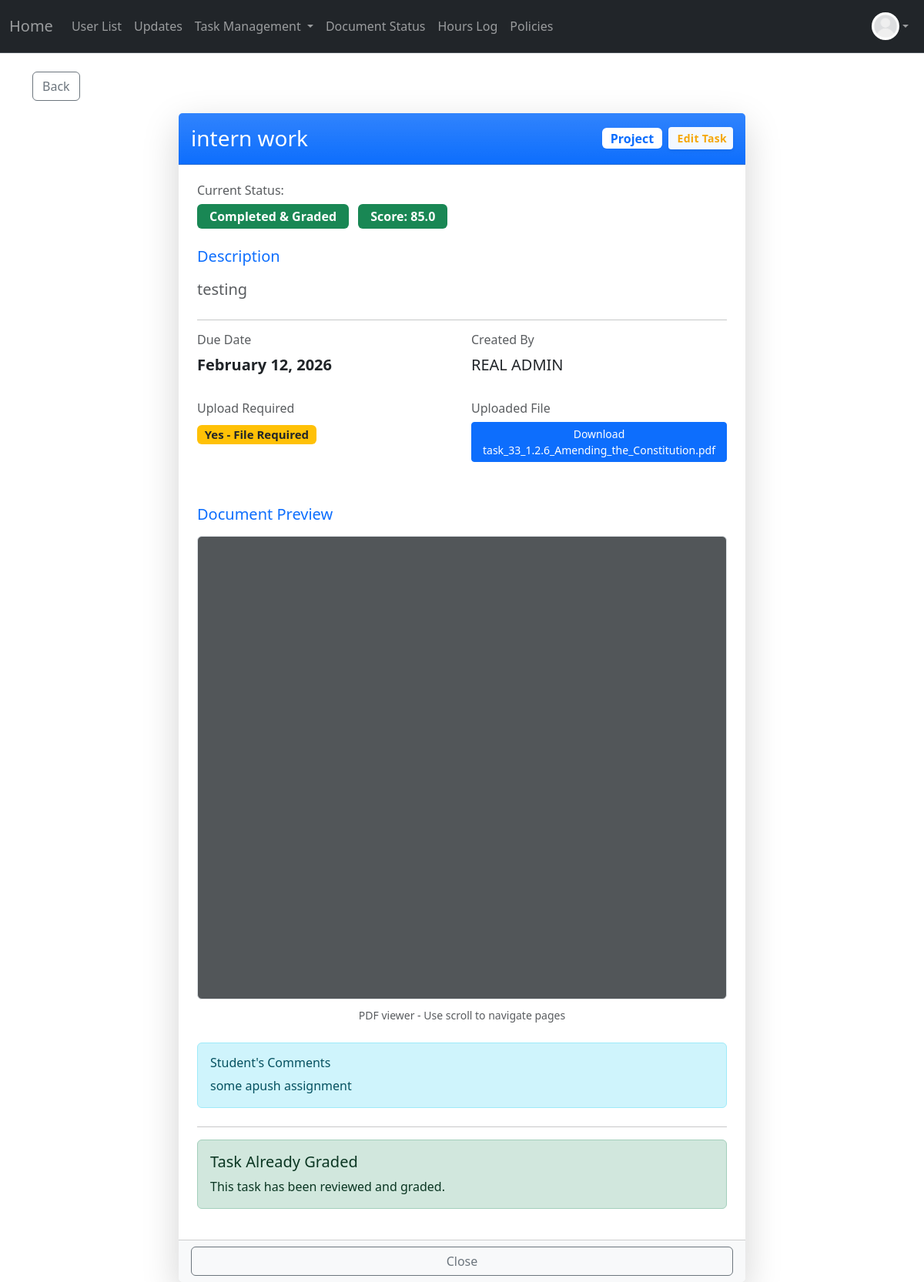
Before: /task/view/33 (signed in) with the older database file.
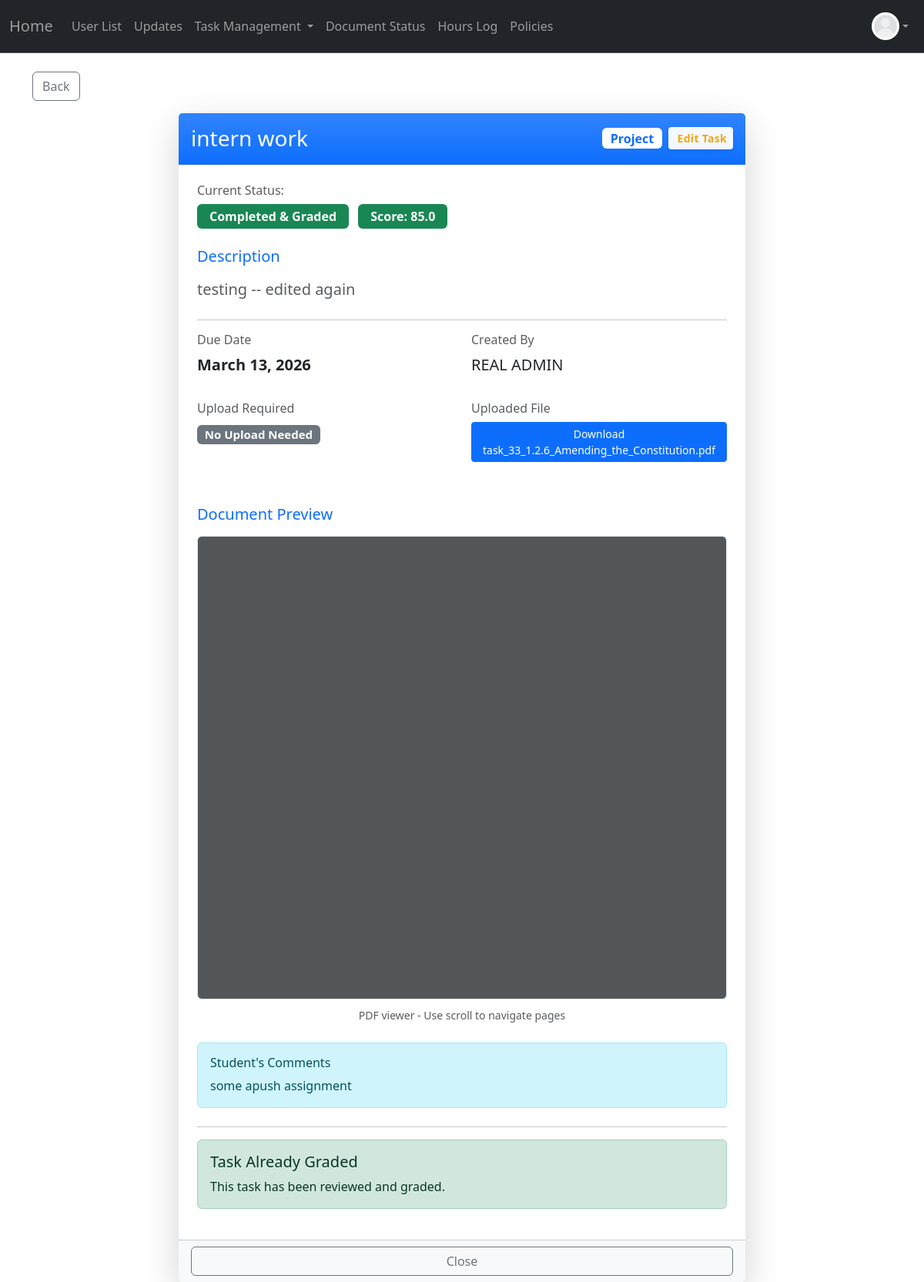
After: the same page with the newer database file.
### project/models.py (models this page shows)
class Task(db.Model):
    __tablename__ = 'tasks'
    id = db.Column(db.Integer, primary_key=True)
    title = db.Column(db.String(200), nullable=False)
    description = db.Column(db.Text, nullable=False)
    classification = db.Column(db.String(50), nullable=False)  # 'project' or 'reminder'
    assigned_role = db.Column(db.String(50), nullable=False)   # 'intern', 'volunteer', 'board', 'specific'
    created_by = db.Column(db.Integer, db.ForeignKey('users.id'), nullable=False)
    created_at = db.Column(db.DateTime, default=datetime.utcnow)
    is_recurring = db.Column(db.Boolean, default=False)  # Whether this is a recurring reminder
    recurrence_frequency = db.Column(db.String(50), nullable=True)  # 'daily', 'weekly', 'biweekly', 'monthly'
    recurrence_end_date = db.Column(db.Date, nullable=True)  # When to stop creating new assignments
    skip_review = db.Column(db.Boolean, default=False)  # If True, reminder goes straight to 'graded' when completed
    created_by_user = db.relationship('User', foreign_keys=[created_by], backref='created_tasks', lazy=True)
    assignments: Mapped[List["TaskAssignment"]] = relationship(
        "TaskAssignment",
        back_populates="task",
        cascade="all, delete-orphan"
    )

class TaskAssignment(db.Model):
    __tablename__ = 'task_assignments'
    id: Mapped[int] = mapped_column(primary_key=True)
    task_id: Mapped[int] = mapped_column(db.ForeignKey('tasks.id'), name="fk_taskassign_task_id")
    user_id: Mapped[int] = mapped_column(db.ForeignKey('users.id'), name="fk_taskassign_user_id")
    due_date: Mapped[datetime] = mapped_column(DateTime, nullable=False)
    status: Mapped[str] = mapped_column(default="pending")
    upload: Mapped[bool] = mapped_column(default=False)
    filename: Mapped[str] = mapped_column(nullable=True)
    score: Mapped[float] = mapped_column(nullable=True)
    comments: Mapped[str] = mapped_column(default="")
    task: Mapped["Task"] = relationship("Task", back_populates="assignments")
    user: Mapped["User"] = relationship("User", back_populates="task_assignments")

### app.py (the view)
@app.route("/task/view/<int:assignment_id>", methods=["GET"])
@login_required
@permission_required('volunteer')
def view_task(assignment_id):
    assignment = TaskAssignment.query.get_or_404(assignment_id)
    if assignment.user_id != current_user.id and current_user.role not in ['board', 'admin']:
        flash("You don't have permission to view this task.")
        return redirect(url_for(redirect_target.get(current_user.role, "user_dashboard")))
    task = assignment.task
    is_overdue = (
        assignment.due_date.date() < date.today()
        and assignment.status == "pending"
    )
    return render_template("task_detail_popup.html",
                         assignment=assignment,
                         task=task,
                         is_overdue=is_overdue)

### app.py (called while the page is built)
@app.context_processor
def inject_now():
    return {
        'now': datetime.now,
        'today': date.today
    }

### project/models.py (called while the page is built)
@login_manager.user_loader
def load_user(user_id):
    return User.query.get(user_id)

### project/templates/task_detail_popup.html (shortened to what the changed rows need)
{% extends "base.html" %}
{% block content %}
<div class="container mt-4">
    <div class="row justify-content-center">
        <div class="col-lg-8 col-md-10">
            <div class="card shadow-lg border-0">
                <div class="card-header bg-gradient text-white {% if task.classification == 'project' %}bg-primary{% else %}bg-info{% endif %} py-3">
                    <div class="d-flex justify-content-between align-items-center">
                        <h3 class="mb-0">
                            {{ task.title }}
                        </h3>
                        <div class="d-flex align-items-center gap-2">
                            <span class="badge {% if task.classification == 'project' %}bg-white text-primary{% else %}bg-white text-info{% endif %} fs-6">
                                {{ task.classification|title }}
                            </span>
                            {% if current_user.role in ['board', 'admin'] %}
                                <a href="{{ url_for('edit_task', task_id=task.id) }}"
                                class="btn btn-sm btn-light fw-semibold shadow-sm"
                                style="border: none; background: rgba(255,255,255,0.95); color: #f5a70b; letter-spacing: 0.3px; transition: all 0.2s;"
                                onmouseover="this.style.background='white'; this.style.transform='translateY(-1px)'; this.style.boxShadow='0 4px 12px rgba(0,0,0,0.2)';"
                                onmouseout="this.style.background='rgba(255,255,255,0.95)'; this.style.transform='translateY(0)'; this.style.boxShadow='';">
                                     Edit Task
                                </a>
                            {% endif %}
                        </div>
                    </div>
                </div>
                <div class="card-body p-4">
                    <div class="mb-4">
                        <h6 class="text-muted mb-2">Current Status:</h6>
                        <span class="badge
                            {% if assignment.status == 'pending' %}bg-warning text-dark
                            {% elif assignment.status == 'done' %}bg-info
                            {% elif assignment.status == 'graded' %}bg-success
                            {% endif %} fs-6 px-3 py-2">
                            {% if assignment.status == 'pending' %}To Do
                            {% elif assignment.status == 'done' %}Pending Review
                            {% elif assignment.status == 'graded' %}Completed & Graded
                            {% endif %}
                        </span>
                        {% if assignment.status == 'graded' and assignment.score is not none %}
                            <span class="badge bg-success fs-6 px-3 py-2 ms-2">
                                 Score: {{ assignment.score }}
                            </span>
                        {% endif %}
                    </div>
                    <div class="mb-4">
                        <h5 class="text-primary mb-3">
                             Description
                        </h5>
                        <p class="lead text-muted" style="white-space: pre-line;">{{ task.description }}</p>
                    </div>
                    <div class="row mb-4">
                        <div class="col-md-6 mb-3">
                            <h6 class="text-muted mb-2">
                                 Due Date
                            </h6>
                            <p class="fs-5 fw-bold {% if is_overdue and assignment.status == 'pending' %}text-danger{% else %}text-dark{% endif %}">
                                {{ assignment.due_date.strftime('%B %d, %Y') }}
                            </p>
                        </div>
                        {% if task.classification == 'project' %}
                        <div class="col-md-6 mb-3">
                            <p class="fs-5">
                                {% if assignment.upload %}
                                    <span class="badge bg-warning text-dark">Yes - File Required</span>
                                {% else %}
                                    <span class="badge bg-secondary">No Upload Needed</span>
                                {% endif %}
                            </p>
                        </div>
                        {% endif %}
                        {% if assignment.filename %}
                        <div class="col-md-6 mb-3">
                            <h6 class="text-muted mb-2">
                                 Uploaded File
                            </h6>
                            <p class="fs-6">
                                <a href="{{ url_for('download_task_file', assignment_id=assignment.id) }}"
                                   class="btn btn-sm btn-primary">
                                     Download {{ assignment.filename }}
                                </a>
                            </p>
                        </div>
                        {% endif %}
                    </div>
                    {% if assignment.comments %}
                    <div class="alert alert-info mb-4">
                        <h6 class="alert-heading">
                            {% if current_user.role in ['board', 'admin'] %}
                                Student's Comments
                            {% else %}
                                Your Comments
                            {% endif %}
                        </h6>
                        <p class="mb-0" style="white-space: pre-line;">{{ assignment.comments }}</p>
                    </div>
                    {% endif %}
                </div>
            </div>
        </div>
    </div>
</div>
{% endblock %}

Changed rows visible on the page:
changed Task "intern work": description "testing" → "testing -- edited again"
changed TaskAssignment "some apush assignment": due_date "February 12, 2026" → "March 13, 2026"; upload True → False (drawn)
Other visible differences:
text no longer shown: "Yes - File Required"
text now shown: "No Upload Needed"
